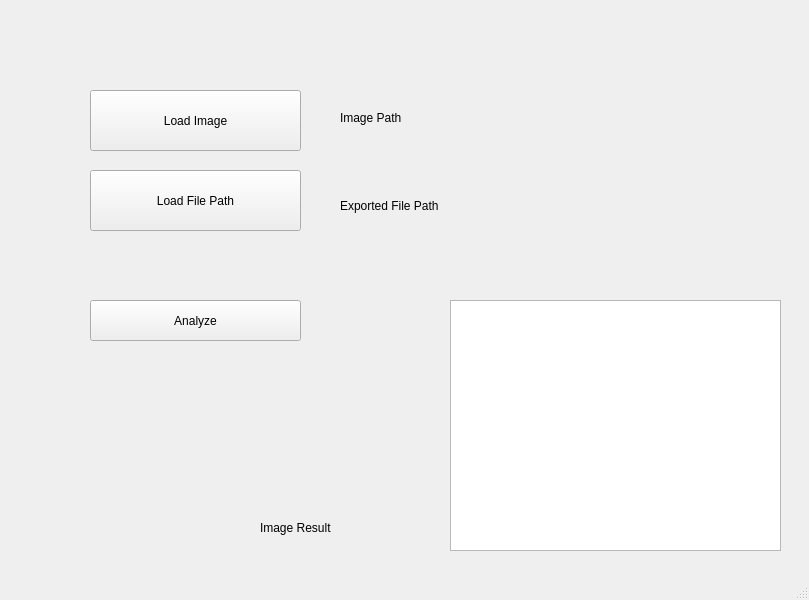
<?xml version="1.0" encoding="UTF-8"?>
<ui version="4.0">
 <class>MainWindow</class>
 <widget class="QMainWindow" name="MainWindow">
  <property name="geometry">
   <rect>
    <x>0</x>
    <y>0</y>
    <width>809</width>
    <height>600</height>
   </rect>
  </property>
  <property name="windowTitle">
   <string>DDD</string>
  </property>
  <widget class="QWidget" name="centralwidget">
   <widget class="QPushButton" name="pushButton">
    <property name="geometry">
     <rect>
      <x>90</x>
      <y>90</y>
      <width>211</width>
      <height>61</height>
     </rect>
    </property>
    <property name="text">
     <string>Load Image</string>
    </property>
   </widget>
   <widget class="QPushButton" name="pushButton_2">
    <property name="geometry">
     <rect>
      <x>90</x>
      <y>170</y>
      <width>211</width>
      <height>61</height>
     </rect>
    </property>
    <property name="text">
     <string>Load File Path</string>
    </property>
   </widget>
   <widget class="QLabel" name="label">
    <property name="geometry">
     <rect>
      <x>340</x>
      <y>190</y>
      <width>451</width>
      <height>31</height>
     </rect>
    </property>
    <property name="text">
     <string>Exported File Path</string>
    </property>
   </widget>
   <widget class="QLabel" name="label_2">
    <property name="geometry">
     <rect>
      <x>340</x>
      <y>110</y>
      <width>441</width>
      <height>16</height>
     </rect>
    </property>
    <property name="text">
     <string>Image Path</string>
    </property>
   </widget>
   <widget class="QPushButton" name="pushButton_3">
    <property name="geometry">
     <rect>
      <x>90</x>
      <y>300</y>
      <width>211</width>
      <height>41</height>
     </rect>
    </property>
    <property name="text">
     <string>Analyze</string>
    </property>
   </widget>
   <widget class="QGraphicsView" name="graphicsView">
    <property name="geometry">
     <rect>
      <x>450</x>
      <y>300</y>
      <width>331</width>
      <height>251</height>
     </rect>
    </property>
   </widget>
   <widget class="QLabel" name="label_3">
    <property name="geometry">
     <rect>
      <x>260</x>
      <y>520</y>
      <width>171</width>
      <height>16</height>
     </rect>
    </property>
    <property name="text">
     <string>Image Result</string>
    </property>
   </widget>
  </widget>
  <widget class="QStatusBar" name="statusbar"/>
 </widget>
 <resources/>
 <connections/>
</ui>
